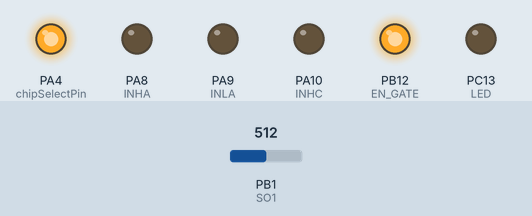
This sketch was run on a simulated STM32 Blue Pill. Shown: output pins drawn as LEDs (lit = HIGH). The test bench sets the inputs (shaded band); at power-on: PB1 (SO1) = 512.

Above: at 0.1 s.
Timing chart, 0 to 1.6 s (numbered marks = the images above):
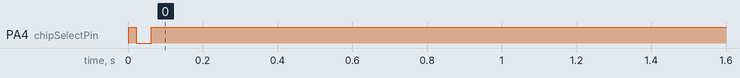

The sketch:

Current_Amplifier_InputVolt2Current.ino
```cpp
#include <SPI.h>

#define INHA PA8
#define INLA PA9
#define SO1 PB1

#define INHB PA9
#define INLB PB6
#define SO2 PB0

#define INHC PA10
#define INLC PB8
#define LED PC13

#define EN_GATE PB12

#define NOCTW PB14
#define NFAULT PB13

#define chipSelectPin PA4
word data;

HardwareSerial Serial3(PA3, PA2);

void Three_PWM_Mode_Setup()
{
    digitalWrite(chipSelectPin, LOW);          // manually take CSN low for SPI_1 transmission
    data = SPI.transfer16(0b0001000000001000); // 0 0010 00000001000
    digitalWrite(chipSelectPin, HIGH);         // manually take CSN high between spi transmissions
}

void ReadStatus()
{
    digitalWrite(chipSelectPin, LOW);          // manually take CSN low for SPI_1 transmission
    data = SPI.transfer16(0b1000000000000000); // 1 0010 00000001000
    digitalWrite(chipSelectPin, HIGH);         // manually take CSN high between spi transmissions
}

void ReadSPI()
{
    digitalWrite(chipSelectPin, LOW);          // manually take CSN low for SPI_1 transmission
    data = SPI.transfer16(0b1001000000000000); // 1 0010 00000000000
    digitalWrite(chipSelectPin, HIGH);         // manually take CSN high between spi transmissions
}

void setup()
{
    Serial3.begin(115200);
    delay(1);
    SPI.begin();
    SPI.setBitOrder(MSBFIRST);
    SPI.setDataMode(SPI_MODE1);
    SPI.setClockDivider(SPI_CLOCK_DIV16);
    pinMode(chipSelectPin, OUTPUT);

    pinMode(INHA, OUTPUT);
    pinMode(INLA, INPUT);

    pinMode(INHB, OUTPUT);
    pinMode(INLB, INPUT);

    pinMode(INHC, OUTPUT);
    pinMode(INLC, INPUT);

    pinMode(EN_GATE, OUTPUT);
    pinMode(NOCTW, INPUT);
    pinMode(NFAULT, INPUT);

    pinMode(LED, OUTPUT);
    digitalWrite(EN_GATE, HIGH);
    delay(1);

    //====================================DRV830X_Mode_Setup====================================
    for (int i = 0; i < 20; i++)
    {
        Three_PWM_Mode_Setup();
        delay(10);
    }
    //====================================^DRV830X_Mode_Setup^====================================
}

void loop()
{

    while (true)
    {
        digitalWrite(INHA, LOW);
        analogWrite(INHB, 0);
        digitalWrite(INHC, LOW);

        Serial3.println(Amplified_Volt2Current(analogRead(SO1) / 1023. * 3.3), 6); // be careful of the resolution. In the case, the analogRead() Function resolution is 1023
        // Serial3.print("   ");
        // Serial3.println(Amplified_Volt2Input_Volt(analogRead(SO2) / 1023. * 3.3), 6);
    }
}

float Amplified_Volt2Input_Volt(float Amplified_Volt)
{
    const float K = 2.;
    const float G = 10.;
    const float VREF = 3.3;

    return float((VREF - (K * Amplified_Volt)) / (G * K));
}

float Amplified_Volt2Current(float Amplified_Volt)
{
    const float RRSense = 0.00275256; // 0.5 mOhm
    return float(Amplified_Volt2Input_Volt(Amplified_Volt) / RRSense);
}
```
